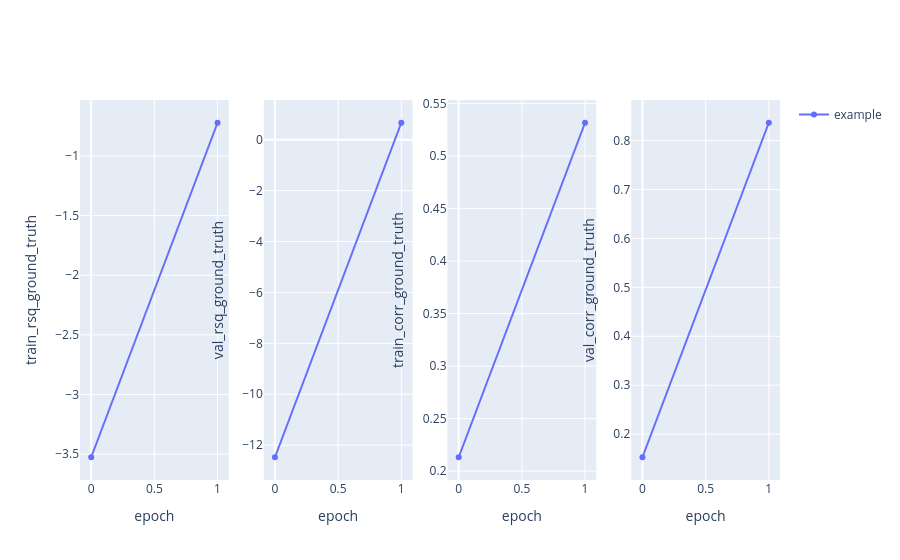

The code cell stored with this chart in its notebook:
### Code cell
analysis = BagOfWordsAnalysisConfig.from_grouped({"example": [(0, config.study_folder)]})
epoch_axis = pl.col("epoch").alias("epoch")

analysis.xy_plots([
    (epoch_axis, rsq_expr(split="train", y="ground_truth"), None),
    (epoch_axis, rsq_expr(split="val", y="ground_truth"), None),
    (epoch_axis, corr_expr(split="train", y="ground_truth"), None),
    (epoch_axis, corr_expr(split="val", y="ground_truth"), None),
])

### Figure 1 — Plotly figure (JSON) as saved in the notebook; plotly's stock layout.template omitted (floating-point values rounded to 4 significant figures)
{"data": [{"customdata": [[0.2, 0, 1], [0.2, 1, 1]], "hovertemplate": "epoch: %{x}<br>train_rsq_ground_truth: %{y}<br>dataset corr: %{customdata[0]}<br>epoch: %{customdata[1]}<br>n_seeds: %{customdata[2]}<extra>%{fullData.name}</extra>", "legendgroup": "example", "line": {"color": "#636EFA"}, "marker": {"color": "#636EFA"}, "mode": "lines+markers", "name": "example", "showlegend": true, "type": "scatter", "x": [0, 1], "xaxis": "x", "y": [-3.526, -0.7216], "yaxis": "y"}, {"customdata": [[0.2, 0, 1], [0.2, 1, 1]], "hovertemplate": "epoch: %{x}<br>val_rsq_ground_truth: %{y}<br>dataset corr: %{customdata[0]}<br>epoch: %{customdata[1]}<br>n_seeds: %{customdata[2]}<extra>%{fullData.name}</extra>", "legendgroup": "example", "line": {"color": "#636EFA"}, "marker": {"color": "#636EFA"}, "mode": "lines+markers", "name": "example", "showlegend": false, "type": "scatter", "x": [0, 1], "xaxis": "x2", "y": [-12.47, 0.6677], "yaxis": "y2"}, {"customdata": [[0.2, 0, 1], [0.2, 1, 1]], "hovertemplate": "epoch: %{x}<br>train_corr_ground_truth: %{y}<br>dataset corr: %{customdata[0]}<br>epoch: %{customdata[1]}<br>n_seeds: %{customdata[2]}<extra>%{fullData.name}</extra>", "legendgroup": "example", "line": {"color": "#636EFA"}, "marker": {"color": "#636EFA"}, "mode": "lines+markers", "name": "example", "showlegend": false, "type": "scatter", "x": [0, 1], "xaxis": "x3", "y": [0.2132, 0.5318], "yaxis": "y3"}, {"customdata": [[0.2, 0, 1], [0.2, 1, 1]], "hovertemplate": "epoch: %{x}<br>val_corr_ground_truth: %{y}<br>dataset corr: %{customdata[0]}<br>epoch: %{customdata[1]}<br>n_seeds: %{customdata[2]}<extra>%{fullData.name}</extra>", "legendgroup": "example", "line": {"color": "#636EFA"}, "marker": {"color": "#636EFA"}, "mode": "lines+markers", "name": "example", "showlegend": false, "type": "scatter", "x": [0, 1], "xaxis": "x4", "y": [0.1528, 0.8364], "yaxis": "y4"}], "layout": {"xaxis": {"anchor": "y", "domain": [0, 0.2125], "title": {"text": "epoch"}}, "xaxis2": {"anchor": "y2", "domain": [0.2625, 0.475], "title": {"text": "epoch"}}, "xaxis3": {"anchor": "y3", "domain": [0.525, 0.7375], "title": {"text": "epoch"}}, "xaxis4": {"anchor": "y4", "domain": [0.7875, 1], "title": {"text": "epoch"}}, "yaxis": {"anchor": "x", "domain": [0, 1], "title": {"text": "train_rsq_ground_truth"}}, "yaxis2": {"anchor": "x2", "domain": [0, 1], "title": {"text": "val_rsq_ground_truth"}}, "yaxis3": {"anchor": "x3", "domain": [0, 1], "title": {"text": "train_corr_ground_truth"}}, "yaxis4": {"anchor": "x4", "domain": [0, 1], "title": {"text": "val_corr_ground_truth"}}}}
